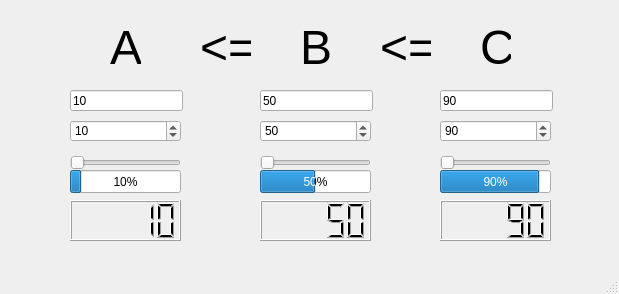
<?xml version="1.0" encoding="UTF-8"?>
<ui version="4.0">
 <class>MainWindow</class>
 <widget class="QMainWindow" name="MainWindow">
  <property name="geometry">
   <rect>
    <x>0</x>
    <y>0</y>
    <width>619</width>
    <height>294</height>
   </rect>
  </property>
  <property name="windowTitle">
   <string>MVC</string>
  </property>
  <widget class="QWidget" name="centralwidget">
   <widget class="QLineEdit" name="lineEditA">
    <property name="geometry">
     <rect>
      <x>70</x>
      <y>90</y>
      <width>113</width>
      <height>21</height>
     </rect>
    </property>
    <property name="text">
     <string>10</string>
    </property>
    <property name="placeholderText">
     <string/>
    </property>
   </widget>
   <widget class="QSpinBox" name="spinBoxA">
    <property name="geometry">
     <rect>
      <x>70</x>
      <y>120</y>
      <width>111</width>
      <height>22</height>
     </rect>
    </property>
    <property name="maximum">
     <number>100</number>
    </property>
    <property name="value">
     <number>10</number>
    </property>
   </widget>
   <widget class="QProgressBar" name="progressBarA">
    <property name="geometry">
     <rect>
      <x>70</x>
      <y>170</y>
      <width>111</width>
      <height>23</height>
     </rect>
    </property>
    <property name="value">
     <number>10</number>
    </property>
   </widget>
   <widget class="QLCDNumber" name="lcdNumberA">
    <property name="geometry">
     <rect>
      <x>70</x>
      <y>200</y>
      <width>111</width>
      <height>41</height>
     </rect>
    </property>
    <property name="intValue" stdset="0">
     <number>10</number>
    </property>
   </widget>
   <widget class="QLineEdit" name="lineEditC">
    <property name="geometry">
     <rect>
      <x>440</x>
      <y>90</y>
      <width>113</width>
      <height>21</height>
     </rect>
    </property>
    <property name="text">
     <string>90</string>
    </property>
   </widget>
   <widget class="QLCDNumber" name="lcdNumberC">
    <property name="geometry">
     <rect>
      <x>440</x>
      <y>200</y>
      <width>111</width>
      <height>41</height>
     </rect>
    </property>
    <property name="intValue" stdset="0">
     <number>90</number>
    </property>
   </widget>
   <widget class="QSpinBox" name="spinBoxC">
    <property name="geometry">
     <rect>
      <x>440</x>
      <y>120</y>
      <width>111</width>
      <height>22</height>
     </rect>
    </property>
    <property name="maximum">
     <number>100</number>
    </property>
    <property name="value">
     <number>90</number>
    </property>
   </widget>
   <widget class="QProgressBar" name="progressBarC">
    <property name="geometry">
     <rect>
      <x>440</x>
      <y>170</y>
      <width>111</width>
      <height>23</height>
     </rect>
    </property>
    <property name="value">
     <number>90</number>
    </property>
   </widget>
   <widget class="QLineEdit" name="lineEditB">
    <property name="geometry">
     <rect>
      <x>260</x>
      <y>90</y>
      <width>113</width>
      <height>21</height>
     </rect>
    </property>
    <property name="text">
     <string>50</string>
    </property>
   </widget>
   <widget class="QLCDNumber" name="lcdNumberB">
    <property name="geometry">
     <rect>
      <x>260</x>
      <y>200</y>
      <width>111</width>
      <height>41</height>
     </rect>
    </property>
    <property name="intValue" stdset="0">
     <number>50</number>
    </property>
   </widget>
   <widget class="QSpinBox" name="spinBoxB">
    <property name="geometry">
     <rect>
      <x>260</x>
      <y>120</y>
      <width>111</width>
      <height>22</height>
     </rect>
    </property>
    <property name="maximum">
     <number>100</number>
    </property>
    <property name="value">
     <number>50</number>
    </property>
   </widget>
   <widget class="QProgressBar" name="progressBarB">
    <property name="geometry">
     <rect>
      <x>260</x>
      <y>170</y>
      <width>111</width>
      <height>23</height>
     </rect>
    </property>
    <property name="value">
     <number>50</number>
    </property>
   </widget>
   <widget class="QLabel" name="labelA">
    <property name="geometry">
     <rect>
      <x>110</x>
      <y>20</y>
      <width>31</width>
      <height>51</height>
     </rect>
    </property>
    <property name="text">
     <string>&lt;html&gt;&lt;head/&gt;&lt;body&gt;&lt;p&gt;&lt;span style=&quot; font-size:36pt;&quot;&gt;A&lt;/span&gt;&lt;/p&gt;&lt;/body&gt;&lt;/html&gt;</string>
    </property>
    <property name="textFormat">
     <enum>Qt::TextFormat::AutoText</enum>
    </property>
   </widget>
   <widget class="QLabel" name="labelB">
    <property name="geometry">
     <rect>
      <x>300</x>
      <y>20</y>
      <width>31</width>
      <height>51</height>
     </rect>
    </property>
    <property name="text">
     <string>&lt;html&gt;&lt;head/&gt;&lt;body&gt;&lt;p&gt;&lt;span style=&quot; font-size:36pt;&quot;&gt;B&lt;/span&gt;&lt;/p&gt;&lt;/body&gt;&lt;/html&gt;</string>
    </property>
    <property name="textFormat">
     <enum>Qt::TextFormat::AutoText</enum>
    </property>
   </widget>
   <widget class="QLabel" name="labelC">
    <property name="geometry">
     <rect>
      <x>480</x>
      <y>20</y>
      <width>31</width>
      <height>51</height>
     </rect>
    </property>
    <property name="text">
     <string>&lt;html&gt;&lt;head/&gt;&lt;body&gt;&lt;p&gt;&lt;span style=&quot; font-size:36pt;&quot;&gt;C&lt;/span&gt;&lt;/p&gt;&lt;/body&gt;&lt;/html&gt;</string>
    </property>
    <property name="textFormat">
     <enum>Qt::TextFormat::AutoText</enum>
    </property>
   </widget>
   <widget class="QLabel" name="label_less_1">
    <property name="geometry">
     <rect>
      <x>200</x>
      <y>20</y>
      <width>51</width>
      <height>51</height>
     </rect>
    </property>
    <property name="text">
     <string>&lt;html&gt;&lt;head/&gt;&lt;body&gt;&lt;p&gt;&lt;span style=&quot; font-size:36pt;&quot;&gt;&amp;lt;=&lt;/span&gt;&lt;/p&gt;&lt;/body&gt;&lt;/html&gt;</string>
    </property>
    <property name="textFormat">
     <enum>Qt::TextFormat::AutoText</enum>
    </property>
   </widget>
   <widget class="QLabel" name="label_less_2">
    <property name="geometry">
     <rect>
      <x>380</x>
      <y>20</y>
      <width>51</width>
      <height>51</height>
     </rect>
    </property>
    <property name="text">
     <string>&lt;html&gt;&lt;head/&gt;&lt;body&gt;&lt;p&gt;&lt;span style=&quot; font-size:36pt;&quot;&gt;&amp;lt;=&lt;/span&gt;&lt;/p&gt;&lt;/body&gt;&lt;/html&gt;</string>
    </property>
    <property name="textFormat">
     <enum>Qt::TextFormat::AutoText</enum>
    </property>
   </widget>
   <widget class="QSlider" name="trackBarA">
    <property name="geometry">
     <rect>
      <x>70</x>
      <y>150</y>
      <width>111</width>
      <height>25</height>
     </rect>
    </property>
    <property name="orientation">
     <enum>Qt::Orientation::Horizontal</enum>
    </property>
   </widget>
   <widget class="QSlider" name="trackBarB">
    <property name="geometry">
     <rect>
      <x>260</x>
      <y>150</y>
      <width>111</width>
      <height>25</height>
     </rect>
    </property>
    <property name="orientation">
     <enum>Qt::Orientation::Horizontal</enum>
    </property>
   </widget>
   <widget class="QSlider" name="trackBarC">
    <property name="geometry">
     <rect>
      <x>440</x>
      <y>150</y>
      <width>111</width>
      <height>25</height>
     </rect>
    </property>
    <property name="orientation">
     <enum>Qt::Orientation::Horizontal</enum>
    </property>
   </widget>
  </widget>
  <widget class="QMenuBar" name="menubar">
   <property name="geometry">
    <rect>
     <x>0</x>
     <y>0</y>
     <width>619</width>
     <height>37</height>
    </rect>
   </property>
  </widget>
  <widget class="QStatusBar" name="statusbar"/>
 </widget>
 <resources/>
 <connections/>
</ui>
